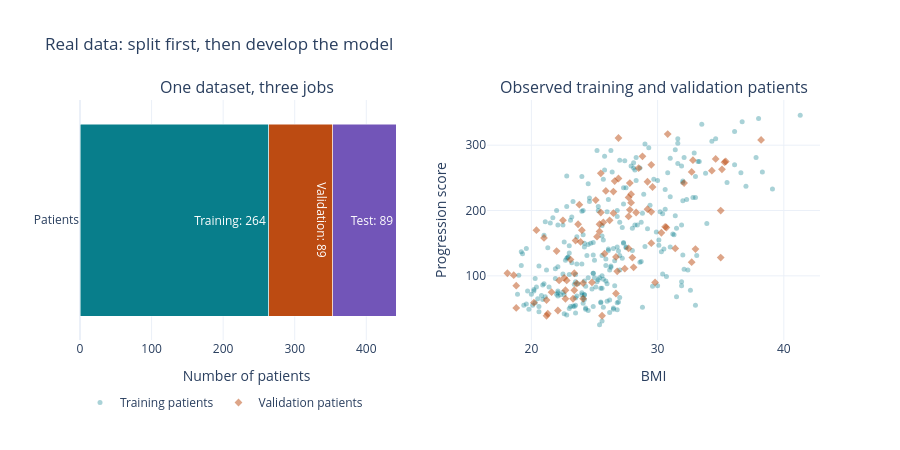

This figure's notebook cell:
### Code cell
fig = make_subplots(rows=1, cols=2, subplot_titles=[
    'One dataset, three jobs', 'Observed training and validation patients'
])
for name, count, color in zip(
    split_table['Set'], split_table['Patients'],
    [TRAIN_COLOR, VAL_COLOR, TEST_COLOR]
):
    fig.add_trace(go.Bar(
        x=[count], y=['Patients'], orientation='h', name=name,
        marker_color=color, text=[f'{name}: {count}'], textposition='inside',
        hovertemplate=f'{name}: %{{x}} patients<extra></extra>', showlegend=False
    ), row=1, col=1)
fig.update_layout(barmode='stack')
add_patient_points(fig, row=1, col=2, show_legend=True)
fig.update_xaxes(title_text='Number of patients', row=1, col=1)
fig.update_xaxes(title_text='BMI', row=1, col=2)
fig.update_yaxes(title_text='Progression score', row=1, col=2)
show_chart(fig, 'Real data: split first, then develop the model')

### Figure 1 — Plotly figure (JSON) as saved in the notebook; plotly's stock layout.template omitted (floating-point values rounded to 4 significant figures; data arrays with more than 128 entries replaced by an {"elided": "..."} marker saying what was removed)
{"data": [{"hovertemplate": "Training: %{x} patients<extra></extra>", "marker": {"color": "#087e8b"}, "name": "Training", "orientation": "h", "showlegend": false, "text": ["Training: 264"], "textposition": "inside", "x": [264], "y": ["Patients"], "type": "bar", "xaxis": "x", "yaxis": "y"}, {"hovertemplate": "Validation: %{x} patients<extra></extra>", "marker": {"color": "#bc4b12"}, "name": "Validation", "orientation": "h", "showlegend": false, "text": ["Validation: 89"], "textposition": "inside", "x": [89], "y": ["Patients"], "type": "bar", "xaxis": "x", "yaxis": "y"}, {"hovertemplate": "Test: %{x} patients<extra></extra>", "marker": {"color": "#7255b8"}, "name": "Test", "orientation": "h", "showlegend": false, "text": ["Test: 89"], "textposition": "inside", "x": [89], "y": ["Patients"], "type": "bar", "xaxis": "x", "yaxis": "y"}, {"legendgroup": "training", "marker": {"color": "#087e8b", "opacity": 0.35, "size": 5}, "mode": "markers", "name": "Training patients", "showlegend": true, "x": {"elided": "264 float values"}, "y": {"elided": "264 float values"}, "type": "scatter", "xaxis": "x2", "yaxis": "y2"}, {"legendgroup": "validation", "marker": {"color": "#bc4b12", "opacity": 0.5, "size": 6, "symbol": "diamond"}, "mode": "markers", "name": "Validation patients", "showlegend": true, "x": [25.9, 22.2, 27.9, 32.1, 26.9, 18.8, 28.3, 23.5, 29.5, 25.7, 22.0, 24.0, 25.1, 29.5, 24.1, 25.2, 21.3, 29.5, 30.7, 29.6, 38.2, 25.6, 21.6, 23.4, 25.5, 28.5, 35.0, 20.4, 27.7, 22.7, 34.6, 24.8, 26.9, 26.5, 31.4, 25.5, 30.3, 26.7, 23.8, 22.5, 29.8, 27.8, 27.8, 26.2, 18.8, 25.8, 30.8, 22.7, 34.3, 28.0, 21.2, 26.7, 35.1, 30.6, 28.8, 33.0, 23.1, 32.7, 23.4, 23.9, 27.7, 25.4, 21.0, 26.6, 20.2, 27.7, 35.4, 32.7, 25.4, 28.1, 22.8, 18.6, 23.7, 35.0, 24.1, 18.1, 35.3, 22.6, 26.8, 26.5, 32.8, 27.9, 23.6, 23.3, 22.1, 29.2, 21.2, 29.2, 27.4], "y": [230.0, 93.0, 225.0, 242.0, 249.0, 85.0, 197.0, 154.0, 150.0, 182.0, 138.0, 170.0, 216.0, 198.0, 65.0, 160.0, 42.0, 270.0, 174.0, 236.0, 308.0, 39.0, 75.0, 104.0, 197.0, 265.0, 128.0, 170.0, 220.0, 78.0, 279.0, 90.0, 311.0, 196.0, 142.0, 257.0, 166.0, 129.0, 209.0, 185.0, 90.0, 242.0, 201.0, 185.0, 51.0, 134.0, 317.0, 65.0, 261.0, 128.0, 39.0, 73.0, 263.0, 175.0, 283.0, 141.0, 125.0, 121.0, 78.0, 152.0, 191.0, 179.0, 158.0, 245.0, 59.0, 142.0, 275.0, 259.0, 168.0, 113.0, 93.0, 101.0, 179.0, 200.0, 89.0, 104.0, 274.0, 97.0, 107.0, 229.0, 277.0, 212.0, 88.0, 65.0, 47.0, 244.0, 63.0, 202.0, 111.0], "type": "scatter", "xaxis": "x2", "yaxis": "y2"}], "layout": {"xaxis": {"anchor": "y", "domain": [0.0, 0.45], "title": {"text": "Number of patients"}}, "yaxis": {"anchor": "x", "domain": [0.0, 1.0]}, "xaxis2": {"anchor": "y2", "domain": [0.55, 1.0], "title": {"text": "BMI"}}, "yaxis2": {"anchor": "x2", "domain": [0.0, 1.0], "title": {"text": "Progression score"}}, "annotations": [{"font": {"size": 16}, "showarrow": false, "text": "One dataset, three jobs", "x": 0.225, "xanchor": "center", "xref": "paper", "y": 1.0, "yanchor": "bottom", "yref": "paper"}, {"font": {"size": 16}, "showarrow": false, "text": "Observed training and validation patients", "x": 0.775, "xanchor": "center", "xref": "paper", "y": 1.0, "yanchor": "bottom", "yref": "paper"}], "barmode": "stack", "legend": {"orientation": "h", "y": -0.2}, "margin": {"t": 100, "b": 110}, "title": {"text": "Real data: split first, then develop the model"}, "height": 450}}
